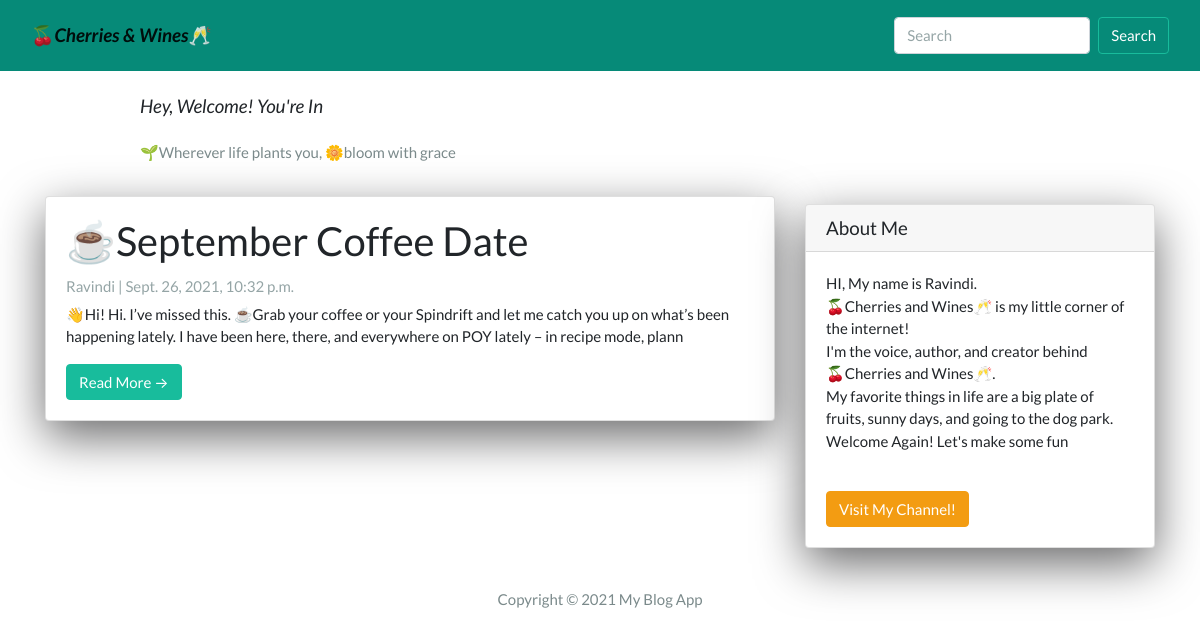
The app's page /, older data.
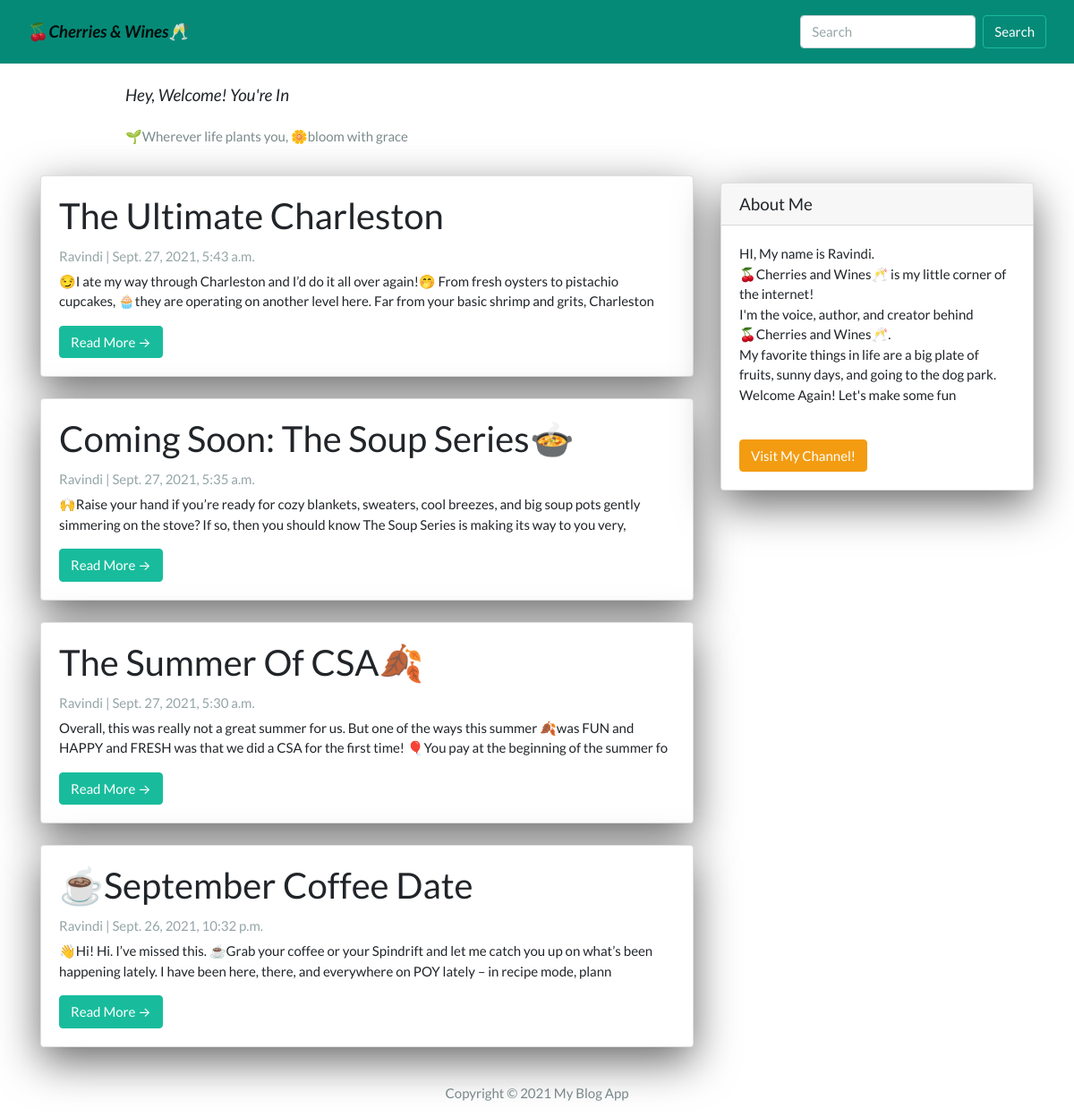
The same page, newer data.
### App/models.py (models this page shows, shortened)
class Post(models.Model):
  title =  models.CharField(max_length=200, unique=True)
  slug =   models.SlugField(max_length=200, unique=True)
  author = models.ForeignKey(User, on_delete=models.CASCADE, related_name='blog_posts')
  created_on = models.DateTimeField(auto_now_add=True)
  updated_on = models.DateTimeField(auto_now=True)
  content = models.TextField()
  status = models.IntegerField(choices=STATUS, default=0)
  class Meta:
    ordering = ['-created_on']

### App/views.py (the view)
# urls.py: path('', views.PostList.as_view(), name="home"),
class PostList(generic.ListView):
  queryset = Post.objects.filter(status=1).order_by('-created_on')
  template_name = 'index.html'

### App/templates/index.html (shortened to what this page needs)
{% extends "base.html" %}
{% block content %}
<header class="masthead">
  <div class="container">
    <div class="row">
      <div class=" col-md-8 col-md-10 mx-auto">
        <div class="site-heading">
          <h5 class=" site-heading my-4 mt-3 text-black"> <i>Hey, Welcome! You're In</i></h5>
          <p class="text-dark">🌱Wherever life plants you, 🌼bloom with grace</p>
        </div>
      </div>
    </div>
  </div>
</header>
<div class="container">
  <div class="row">
    <div class="col-md-8 mt-3 left">
      {% for post in post_list %}
      <div class="card mb-4">
        <div class="card-body">
          <h2 class="card-title">{{ post.title }}</h2>
          <p class="card-text text-muted h6">{{ post.author }} | {{ post.created_on}} </p>
          <p class="card-text">{{post.content|slice:":200"}}</p>
          <a href="{% url 'post_detail' post.slug  %}" class="btn btn-success">Read More &rarr;</a>
        </div>
      </div>
      {% endfor %}
    </div>
    {% block sidebar %}
    {% include 'sidebar.html' %}
    {% endblock sidebar %}
  </div>
</div>
{%endblock%}

### App/templates/base.html (shortened to what this page needs)
<!DOCTYPE html>
<html>
<head>
  <link rel="stylesheet" href="https://stackpath.bootstrapcdn.com/bootswatch/4.5.2/flatly/bootstrap.min.css">
</head>
<body>
  <nav class="navbar navbar-light justify-content-between" style="background-color: #068a78;" id="mainNav">
    <div class="container-fluid">
      <a class="navbar-brand font-weight-bold" href="{% url 'home' %}">🍒<i>Cherries & Wines</i>🥂</a>
      <form class="form-inline">
          <input class="form-control mr-sm-2" type="search" placeholder="Search" aria-label="Search">
          <button class="btn btn-outline-success my-2 my-sm-0 " style="color: white;" type="submit">Search</button>
        </form>
      </div>
  </nav>
  {% block content %}{% endblock content %}
  <footer class="py-3 bg-grey">
    <p class="m-0 text-dark text-center ">Copyright &copy; 2021 My Blog App </p>
  </footer>
</body>
</html>

### App/templates/sidebar.html (shortened to what this page needs)
{% block sidebar %}
<div class="col-md-4 float-right ">
  <div class="card my-4">
    <h5 class="card-header">About Me</h5>
    <div class="card-body">
      <p class="card-text"> HI, My name is Ravindi. </br>
        🍒Cherries and Wines🥂 is my little corner of the internet!</br>
        I'm the voice, author, and creator behind </br> 🍒Cherries and Wines🥂. </br>
        My favorite things in life are a big plate of fruits, sunny days, and going to the dog park.</br>
        Welcome Again! Let's make some fun </p></br>
      <a href="" class="btn btn-warning">Visit My Channel!</a></br>
    </div>
  </div>
</div>
{% endblock sidebar %}

### App/templates/sidebar.html (style rules this page uses)
.card { box-shadow: 0 16px 48px #6a6a6b; }

Row changes from the older to the newer data that the page shows:
added Post: title "The Ultimate Charleston", author "Ravindi", created_on "Sept. 27, 2021, 5:43 a.m.", content "😏I ate my way through Charleston and I’d do it all over again!🤭 From fresh oysters to pistachio cupcakes, 🧁they are operating on another level here. Far from your basic shrimp and grits, Charleston"
added Post: title "Coming Soon: The Soup Series🍲", author "Ravindi", created_on "Sept. 27, 2021, 5:35 a.m.", content "🙌Raise your hand if you’re ready for cozy blankets, sweaters, cool breezes, and big soup pots gently simmering on the stove? If so, then you should know The Soup Series is making its way to you very,"
added Post: title "The Summer Of CSA🍂", author "Ravindi", created_on "Sept. 27, 2021, 5:30 a.m.", content "Overall, this was really not a great summer for us. But one of the ways this summer 🍂was FUN and HAPPY and FRESH was that we did a CSA for the first time! 🎈You pay at the beginning of the summer fo"
